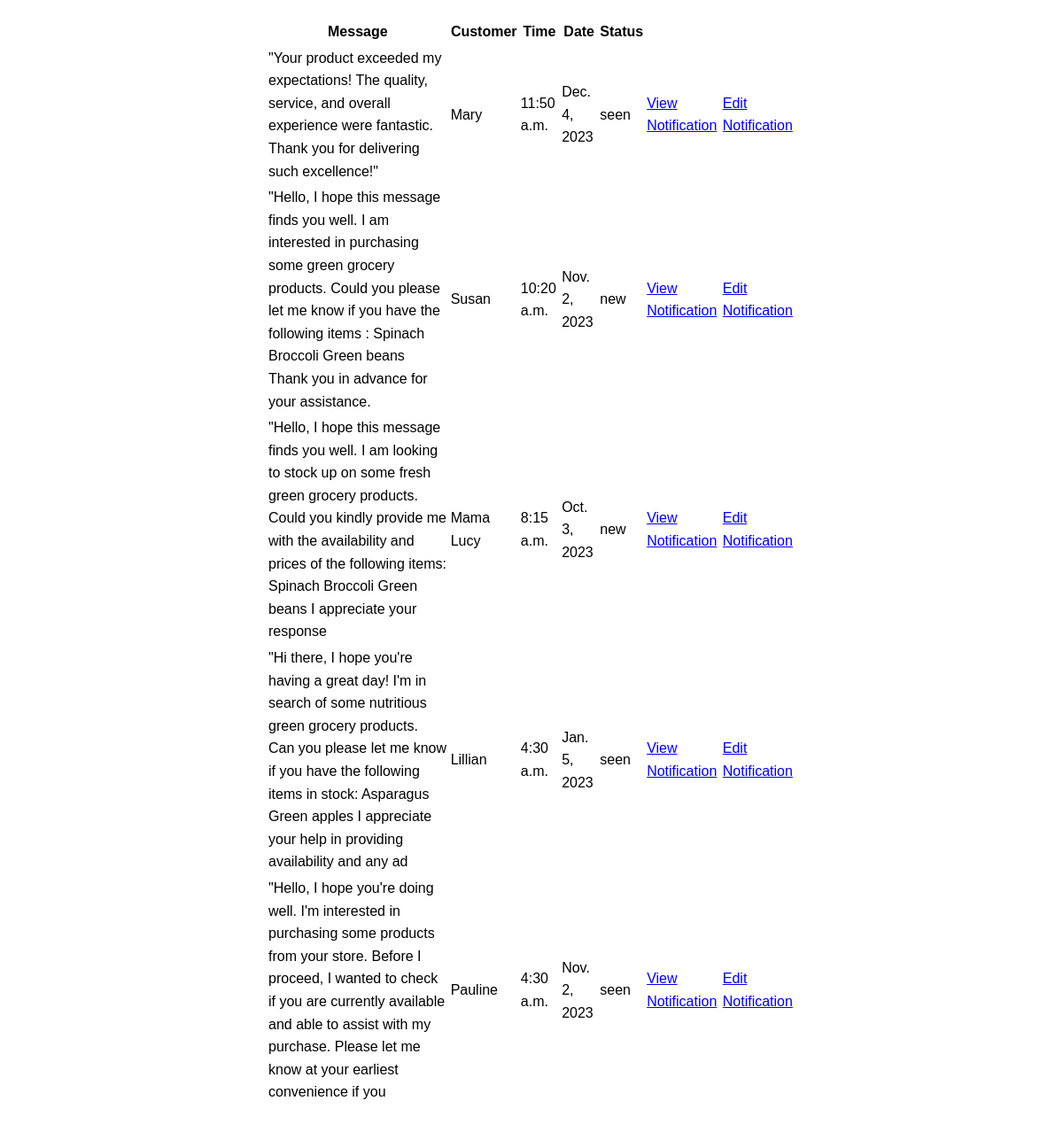
Page /notifications/notifications/list/ on the committed database.
### notifications/models.py (models this page shows, shortened)
class Notifications(models.Model):
    message = models.CharField(max_length=255)
    customer = models.CharField(max_length=255)
    time = models.TimeField()
    date = models.DateField()
    status = models.CharField(max_length=255)

### notifications/views.py (the view)
# urls.py: path('notifications/list/', views.notification_list, name='notification_list_view'),
def notification_list(request):
    notifications = Notifications.objects.all()
    return render(request, 'notifications/notification_list.html', {'notifications': notifications})

### templates/notifications/notification_list.html (shortened to what this page needs)
{% load static %}
<!DOCTYPE html>
<html lang="en">
<head>
    <link rel="stylesheet" href="{% static 'notifications/notification_list.css' %}">
</head>
<body>
    <table class="notification-table">
        <thead>
            <tr>
                <th>Message</th>
                <th>Customer</th>
                <th>Time</th>
                <th>Date</th>
                <th>Status</th>
            </tr>
        </thead>
        <tbody>
            {% for notification in notifications %}
            <tr>
                <td>{{ notification.message }}</td>
                <td>{{ notification.customer }}</td>
                <td>{{ notification.time }}</td>
                <td>{{ notification.date }}</td>
                <td>{{ notification.status }}</td>
                <td>
                    <a href="{% url 'notification_details_view' id=notification.id %}">View Notification </a>
                </td>
                <td>
                    <a href="{% url 'edit_notification_view' id=notification.id %}">Edit Notification </a>
                </td>
            </tr>
            {% endfor %}
        </tbody>
    </table>
</body>
</html>

### inventory/static/notifications/notification_list.css (style rules this page uses)
body { font-family: Arial, sans-serif; line-height: 1.6; padding: 20px; max-width: 600px; margin: 0 auto; }

### rows in the picture
Notifications: message "\"Your product exceeded my expectations! The quality, service, and overall experience were fantastic. Thank you for delivering such excellence!\"", customer "Mary", time "11:50 a.m.", date "Dec. 4, 2023", status "seen"
Notifications: message "\"Hello, I hope this message finds you well. I am interested in purchasing some green grocery products. Could you please let me know if you have the following items : Spinach Broccoli Green beans Thank you in advance for your assistance.", customer "Susan", time "10:20 a.m.", date "Nov. 2, 2023", status "new"
Notifications: message "\"Hello, I hope this message finds you well. I am looking to stock up on some fresh green grocery products. Could you kindly provide me with the availability and prices of the following items: Spinach Broccoli Green beans I appreciate your response", customer "Mama Lucy", time "8:15 a.m.", date "Oct. 3, 2023", status "new"
Notifications: message "\"Hi there, I hope you're having a great day! I'm in search of some nutritious green grocery products. Can you please let me know if you have the following items in stock: Asparagus Green apples I appreciate your help in providing availability and any ad", customer "Lillian", time "4:30 a.m.", date "Jan. 5, 2023", status "seen"
Notifications: message "\"Hello, I hope you're doing well. I'm interested in purchasing some products from your store. Before I proceed, I wanted to check if you are currently available and able to assist with my purchase. Please let me know at your earliest convenience if you", customer "Pauline", time "4:30 a.m.", date "Nov. 2, 2023", status "seen"
